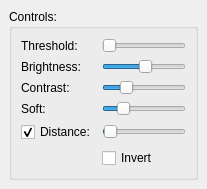
  <widget class="QDockWidget" name="occlusionDockWidget">
   <property name="features">
    <set>QDockWidget::DockWidgetMovable</set>
   </property>
   <property name="windowTitle">
    <string>Occlussion</string>
   </property>
   <attribute name="dockWidgetArea">
    <number>1</number>
   </attribute>
   <widget class="QWidget" name="dockWidgetContents_6">
    <layout class="QGridLayout" name="gridLayout_21">
     <item row="0" column="0">
      <widget class="QGroupBox" name="groupBox_10">
       <property name="title">
        <string>Controls:</string>
       </property>
       <layout class="QGridLayout" name="gridLayout_20">
        <item row="5" column="1">
         <widget class="QCheckBox" name="checkBoxOcclusionInvert">
          <property name="text">
           <string>Invert</string>
          </property>
         </widget>
        </item>
        <item row="3" column="0">
         <widget class="QLabel" name="label_23">
          <property name="text">
           <string>Soft:</string>
          </property>
         </widget>
        </item>
        <item row="1" column="1">
         <widget class="QSlider" name="sliderOcclusionBright">
          <property name="minimum">
           <number>-255</number>
          </property>
          <property name="maximum">
           <number>255</number>
          </property>
          <property name="value">
           <number>10</number>
          </property>
          <property name="orientation">
           <enum>Qt::Horizontal</enum>
          </property>
         </widget>
        </item>
        <item row="3" column="1">
         <widget class="QSlider" name="sliderOcclusionSoft">
          <property name="maximum">
           <number>50</number>
          </property>
          <property name="value">
           <number>10</number>
          </property>
          <property name="orientation">
           <enum>Qt::Horizontal</enum>
          </property>
         </widget>
        </item>
        <item row="0" column="1">
         <widget class="QSlider" name="sliderOcclusionThresh">
          <property name="maximum">
           <number>255</number>
          </property>
          <property name="value">
           <number>1</number>
          </property>
          <property name="orientation">
           <enum>Qt::Horizontal</enum>
          </property>
         </widget>
        </item>
        <item row="2" column="0">
         <widget class="QLabel" name="label_21">
          <property name="text">
           <string>Contrast:</string>
          </property>
         </widget>
        </item>
        <item row="5" column="0">
         <spacer name="horizontalSpacer_3">
          <property name="orientation">
           <enum>Qt::Horizontal</enum>
          </property>
          <property name="sizeType">
           <enum>QSizePolicy::Minimum</enum>
          </property>
          <property name="sizeHint" stdset="0">
           <size>
            <width>60</width>
            <height>20</height>
           </size>
          </property>
         </spacer>
        </item>
        <item row="2" column="1">
         <widget class="QSlider" name="sliderOcclusionContrast">
          <property name="minimum">
           <number>1</number>
          </property>
          <property name="maximum">
           <number>4000</number>
          </property>
          <property name="value">
           <number>1000</number>
          </property>
          <property name="orientation">
           <enum>Qt::Horizontal</enum>
          </property>
         </widget>
        </item>
        <item row="1" column="0">
         <widget class="QLabel" name="label_22">
          <property name="text">
           <string>Brightness:</string>
          </property>
         </widget>
        </item>
        <item row="0" column="0">
         <widget class="QLabel" name="label_20">
          <property name="text">
           <string>Threshold:</string>
          </property>
         </widget>
        </item>
        <item row="4" column="0">
         <widget class="QCheckBox" name="checkBoxOcclusionDistance">
          <property name="text">
           <string>Distance:</string>
          </property>
          <property name="checked">
           <bool>true</bool>
          </property>
         </widget>
        </item>
        <item row="4" column="1">
         <widget class="QSlider" name="sliderOcclusionDistance">
          <property name="maximum">
           <number>1024</number>
          </property>
          <property name="value">
           <number>10</number>
          </property>
          <property name="orientation">
           <enum>Qt::Horizontal</enum>
          </property>
         </widget>
        </item>
       </layout>
      </widget>
     </item>
    </layout>
   </widget>
  </widget>
